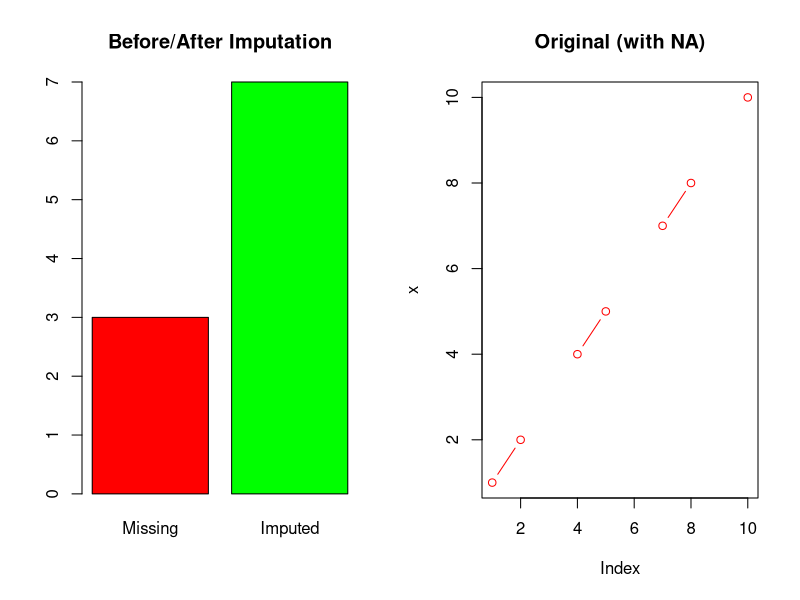
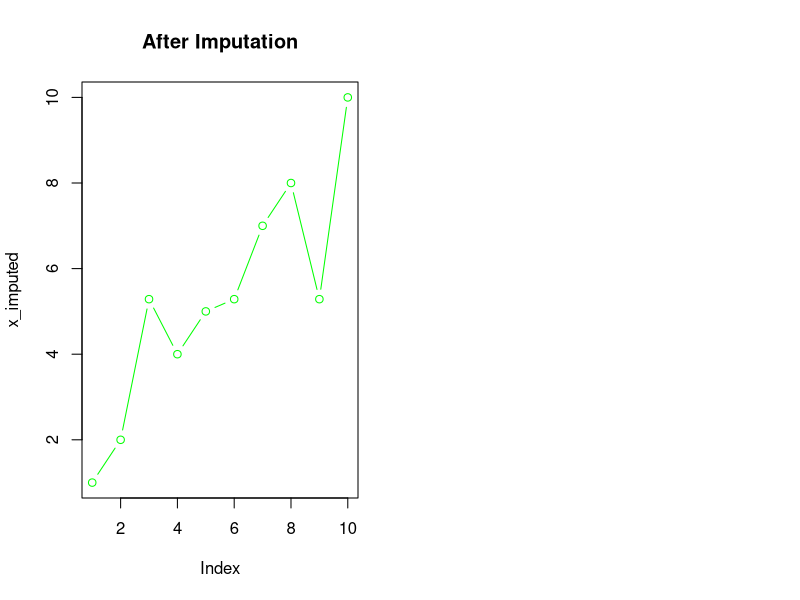

These charts were generated, in order, by the following R code:
# Handle missing values + visualization
x <- c(1,2,NA,4,5,NA,7,8,NA,10)
x_imputed <- x
x_imputed[is.na(x)] <- mean(x, na.rm = TRUE)

dev.new()
par(mfrow=c(1,2))
barplot(c(sum(is.na(x)), sum(!is.na(x))), names=c("Missing","Imputed"), col=c("red","green"), main="Before/After Imputation")
plot(x, type="b", col="red", main="Original (with NA)"); plot(x_imputed, type="b", col="green", main="After Imputation")
